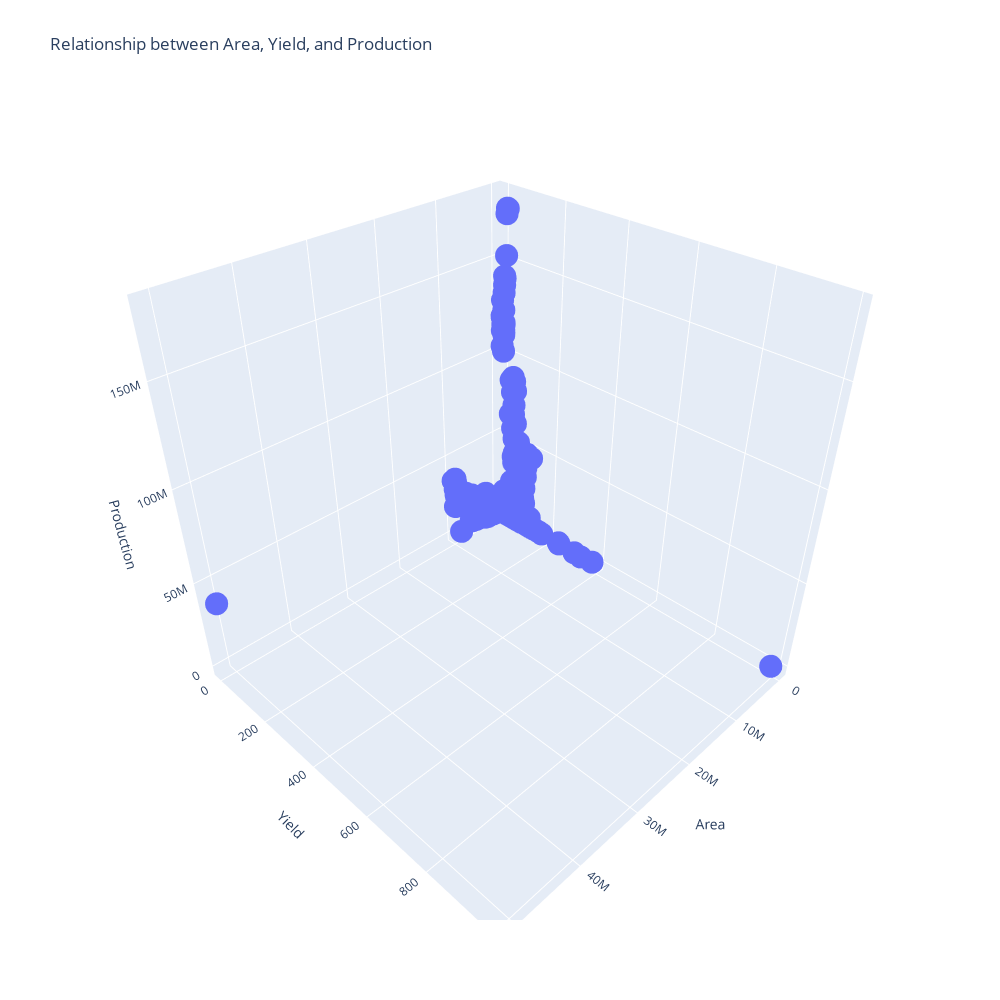

Source (notebook cell):
### Code cell
fig = px.scatter_3d(
    heat, x='Area', y='Yield', z='Production',
    title='Relationship between Area, Yield, and Production',
    width=1000, 
    height=1000 
)

fig.show()

### Figure 1 — Plotly figure (JSON) as saved in the notebook; plotly's stock layout.template omitted (floating-point values rounded to 4 significant figures; data arrays with more than 128 entries replaced by an {"elided": "..."} marker saying what was removed)
{"data": [{"hovertemplate": "Area=%{x}<br>Yield=%{y}<br>Production=%{z}<extra></extra>", "legendgroup": "", "marker": {"color": "#636efa", "symbol": "circle"}, "mode": "markers", "name": "", "scene": "scene", "showlegend": false, "type": "scatter3d", "x": {"elided": "19525 float values"}, "y": {"elided": "19525 float values"}, "z": {"elided": "19525 int values"}}], "layout": {"height": 1000, "legend": {"tracegroupgap": 0}, "scene": {"aspectmode": "auto", "aspectratio": {"x": 1, "y": 1, "z": 1}, "domain": {"x": [0, 1], "y": [0, 1]}, "xaxis": {"title": {"text": "Area"}, "type": "linear"}, "yaxis": {"title": {"text": "Yield"}, "type": "linear"}, "zaxis": {"title": {"text": "Production"}, "type": "linear"}}, "title": {"text": "Relationship between Area, Yield, and Production"}, "width": 1000}}
